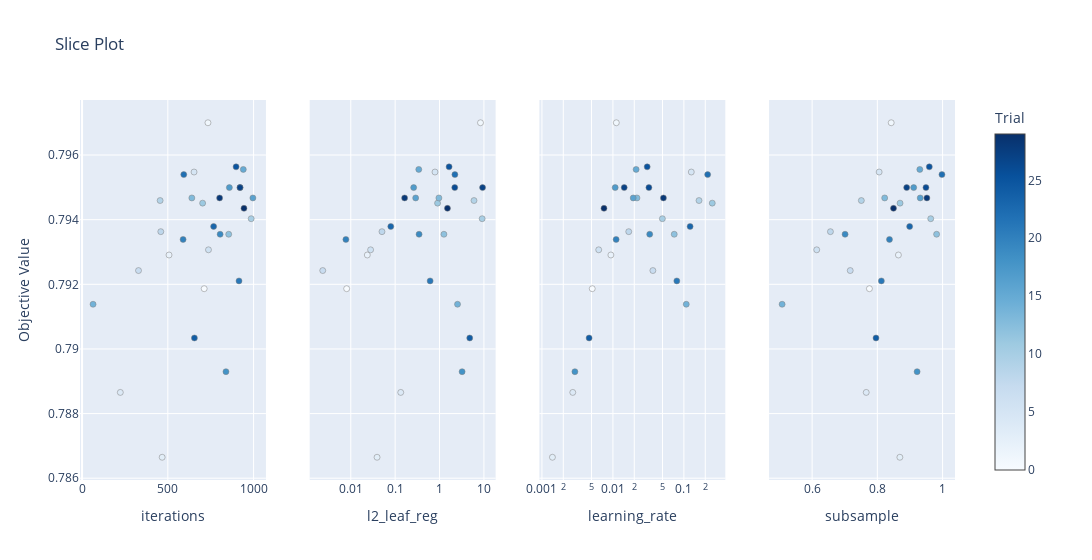

The cell this chart's notebook holds for it:
### Code cell
vis.plot_slice(study)

### Figure 1 — Plotly figure (JSON) as saved in the notebook; plotly's stock layout.template omitted (floating-point values rounded to 4 significant figures)
{"data": [{"marker": {"color": [0, 1, 2, 3, 4, 5, 6, 7, 8, 9, 10, 11, 12, 13, 14, 15, 16, 17, 18, 19, 20, 21, 22, 23, 24, 25, 26, 27, 28, 29], "colorbar": {"title": {"text": "Trial"}, "x": 1, "xpad": 40}, "colorscale": [[0, "rgb(247,251,255)"], [0.125, "rgb(222,235,247)"], [0.25, "rgb(198,219,239)"], [0.375, "rgb(158,202,225)"], [0.5, "rgb(107,174,214)"], [0.625, "rgb(66,146,198)"], [0.75, "rgb(33,113,181)"], [0.875, "rgb(8,81,156)"], [1, "rgb(8,48,107)"]], "line": {"color": "Grey", "width": 0.5}, "showscale": true}, "mode": "markers", "name": "Feasible Trial", "showlegend": false, "type": "scatter", "x": [712, 734, 507, 467, 223, 653, 737, 329, 459, 455, 986, 703, 855, 640, 64, 940, 996, 859, 839, 805, 589, 915, 593, 767, 655, 898, 921, 921, 802, 944], "xaxis": "x", "y": [0.7919, 0.797, 0.7929, 0.7866, 0.7887, 0.7955, 0.7931, 0.7924, 0.7936, 0.7946, 0.794, 0.7945, 0.7935, 0.7947, 0.7914, 0.7956, 0.7947, 0.795, 0.7893, 0.7935, 0.7934, 0.7921, 0.7954, 0.7938, 0.7903, 0.7956, 0.795, 0.795, 0.7947, 0.7944], "yaxis": "y"}, {"marker": {"color": [0, 1, 2, 3, 4, 5, 6, 7, 8, 9, 10, 11, 12, 13, 14, 15, 16, 17, 18, 19, 20, 21, 22, 23, 24, 25, 26, 27, 28, 29], "colorbar": {"title": {"text": "Trial"}, "x": 1, "xpad": 40}, "colorscale": [[0, "rgb(247,251,255)"], [0.125, "rgb(222,235,247)"], [0.25, "rgb(198,219,239)"], [0.375, "rgb(158,202,225)"], [0.5, "rgb(107,174,214)"], [0.625, "rgb(66,146,198)"], [0.75, "rgb(33,113,181)"], [0.875, "rgb(8,81,156)"], [1, "rgb(8,48,107)"]], "line": {"color": "Grey", "width": 0.5}, "showscale": false}, "mode": "markers", "name": "Feasible Trial", "showlegend": false, "type": "scatter", "x": [0.00808, 8.376, 0.02359, 0.0391, 0.1337, 0.7904, 0.028, 0.002336, 0.0505, 5.979, 9.134, 0.904, 1.256, 0.968, 2.545, 0.3408, 0.29, 0.2613, 3.225, 0.3461, 0.007763, 0.6142, 2.218, 0.07978, 4.793, 1.642, 2.204, 9.334, 0.1634, 1.509], "xaxis": "x2", "y": [0.7919, 0.797, 0.7929, 0.7866, 0.7887, 0.7955, 0.7931, 0.7924, 0.7936, 0.7946, 0.794, 0.7945, 0.7935, 0.7947, 0.7914, 0.7956, 0.7947, 0.795, 0.7893, 0.7935, 0.7934, 0.7921, 0.7954, 0.7938, 0.7903, 0.7956, 0.795, 0.795, 0.7947, 0.7944], "yaxis": "y2"}, {"marker": {"color": [0, 1, 2, 3, 4, 5, 6, 7, 8, 9, 10, 11, 12, 13, 14, 15, 16, 17, 18, 19, 20, 21, 22, 23, 24, 25, 26, 27, 28, 29], "colorbar": {"title": {"text": "Trial"}, "x": 1, "xpad": 40}, "colorscale": [[0, "rgb(247,251,255)"], [0.125, "rgb(222,235,247)"], [0.25, "rgb(198,219,239)"], [0.375, "rgb(158,202,225)"], [0.5, "rgb(107,174,214)"], [0.625, "rgb(66,146,198)"], [0.75, "rgb(33,113,181)"], [0.875, "rgb(8,81,156)"], [1, "rgb(8,48,107)"]], "line": {"color": "Grey", "width": 0.5}, "showscale": false}, "mode": "markers", "name": "Feasible Trial", "showlegend": false, "type": "scatter", "x": [0.005114, 0.01117, 0.009361, 0.001405, 0.00272, 0.1271, 0.00631, 0.03656, 0.01671, 0.1633, 0.04977, 0.251, 0.07309, 0.02182, 0.108, 0.02123, 0.01932, 0.01076, 0.002915, 0.033, 0.0111, 0.07954, 0.2161, 0.1223, 0.004618, 0.0304, 0.03213, 0.01443, 0.05146, 0.007484], "xaxis": "x3", "y": [0.7919, 0.797, 0.7929, 0.7866, 0.7887, 0.7955, 0.7931, 0.7924, 0.7936, 0.7946, 0.794, 0.7945, 0.7935, 0.7947, 0.7914, 0.7956, 0.7947, 0.795, 0.7893, 0.7935, 0.7934, 0.7921, 0.7954, 0.7938, 0.7903, 0.7956, 0.795, 0.795, 0.7947, 0.7944], "yaxis": "y3"}, {"marker": {"color": [0, 1, 2, 3, 4, 5, 6, 7, 8, 9, 10, 11, 12, 13, 14, 15, 16, 17, 18, 19, 20, 21, 22, 23, 24, 25, 26, 27, 28, 29], "colorbar": {"title": {"text": "Trial"}, "x": 1, "xpad": 40}, "colorscale": [[0, "rgb(247,251,255)"], [0.125, "rgb(222,235,247)"], [0.25, "rgb(198,219,239)"], [0.375, "rgb(158,202,225)"], [0.5, "rgb(107,174,214)"], [0.625, "rgb(66,146,198)"], [0.75, "rgb(33,113,181)"], [0.875, "rgb(8,81,156)"], [1, "rgb(8,48,107)"]], "line": {"color": "Grey", "width": 0.5}, "showscale": false}, "mode": "markers", "name": "Feasible Trial", "showlegend": false, "type": "scatter", "x": [0.7757, 0.8424, 0.8645, 0.869, 0.7659, 0.8055, 0.6141, 0.7169, 0.6561, 0.7509, 0.9636, 0.8695, 0.9816, 0.8224, 0.508, 0.9301, 0.9314, 0.9114, 0.9218, 0.7011, 0.8372, 0.8123, 0.998, 0.899, 0.7958, 0.9592, 0.949, 0.8899, 0.9519, 0.8495], "xaxis": "x4", "y": [0.7919, 0.797, 0.7929, 0.7866, 0.7887, 0.7955, 0.7931, 0.7924, 0.7936, 0.7946, 0.794, 0.7945, 0.7935, 0.7947, 0.7914, 0.7956, 0.7947, 0.795, 0.7893, 0.7935, 0.7934, 0.7921, 0.7954, 0.7938, 0.7903, 0.7956, 0.795, 0.795, 0.7947, 0.7944], "yaxis": "y4"}], "layout": {"title": {"text": "Slice Plot"}, "width": 1200, "xaxis": {"anchor": "y", "domain": [0, 0.2125], "title": {"text": "iterations"}}, "xaxis2": {"anchor": "y2", "domain": [0.2625, 0.475], "title": {"text": "l2_leaf_reg"}, "type": "log"}, "xaxis3": {"anchor": "y3", "domain": [0.525, 0.7375], "title": {"text": "learning_rate"}, "type": "log"}, "xaxis4": {"anchor": "y4", "domain": [0.7875, 1], "title": {"text": "subsample"}}, "yaxis": {"anchor": "x", "domain": [0, 1], "title": {"text": "Objective Value"}}, "yaxis2": {"anchor": "x2", "domain": [0, 1], "matches": "y", "showticklabels": false}, "yaxis3": {"anchor": "x3", "domain": [0, 1], "matches": "y", "showticklabels": false}, "yaxis4": {"anchor": "x4", "domain": [0, 1], "matches": "y", "showticklabels": false}}}
